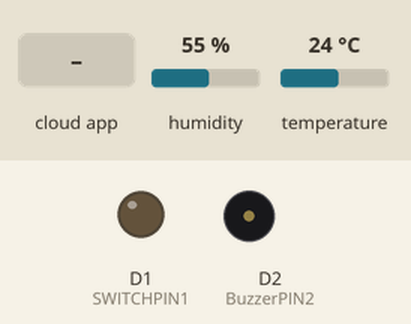
The sketch below on a simulated ESP8266 (NodeMCU). Parts: output pins drawn as LEDs (lit = HIGH), buzzer (waves = sounding, pin HIGH). Inputs (shaded band) come from the test bench; at power-on: humidity 55 %, temperature 24 °C. WiFi joins after 1.5 s; servers stay silent unless stated; the Firebase database answers and starts empty; what the sketch prints to the serial monitor is not drawn.

Above: at 2.7 s.
2.8 s: the phone or cloud app sets Humid to 1
At 5.7 s:
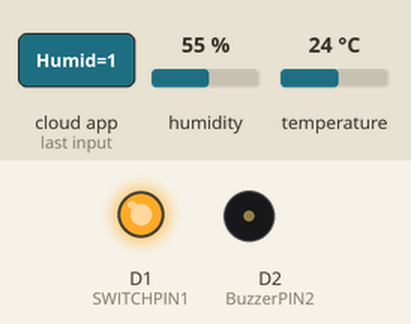
6.3 s: the phone or cloud app sets Humid to 0
At 7.9 s:
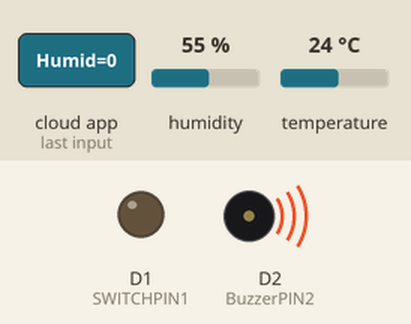
8.2 s: the phone or cloud app sets alertTemp to 1
At 9.6 s:
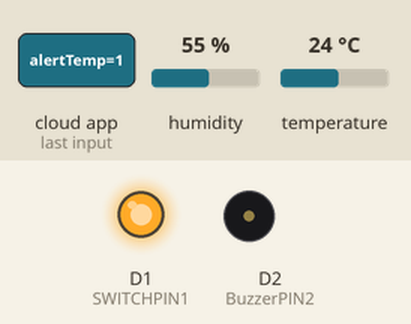
Timing chart, 0 to 11.2 s (numbered marks = the images above; inputs shaded):
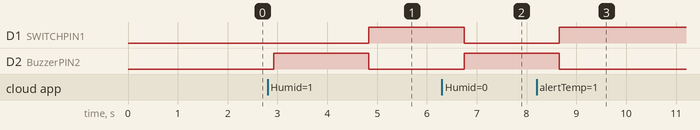

The sketch:

Master01boatTest.ino
```cpp
//Library Connect Wifi
#include <ESP8266WiFi.h>

//Library Connect Firebase
#include <FirebaseArduino.h>
#include <ArduinoJson.h>

//Library Connected DHT
#include <DHT.h>

// Config Firebase Token
#define FIREBASE_HOST "master01boattest.firebaseio.com"
#define FIREBASE_AUTH "JqbAWqZQxdDQk5Gi3vYC5asVQ1DAOqBSMgffzNEF"

// Config connect Router WiFi
#define WIFI_SSID "MastreEWTC_2.4G"
#define WIFI_PASSWORD "12345abcde"

//About DHT11
#define DHTTYPE DHT11           // Define type of sensor
#define DHTPIN  D4              // Define connected pin

//About Switch
#define SWITCHPIN1 D1

// About Sound
#define BuzzerPIN2 D2

DHT dht(DHTPIN, DHTTYPE, 15);   // Initial DHT sensor


void setup() {
  Serial.begin(9600);

  WiFi.mode(WIFI_STA);

 // connect to wifi.
  WiFi.begin(WIFI_SSID, WIFI_PASSWORD);
  Serial.print("connecting");

  while (WiFi.status() != WL_CONNECTED) {
    Serial.print(".");
    delay(500);
  }
  Serial.println();
  Serial.print("connected: ");
  Serial.println(WiFi.localIP());

// Start Conncect Firebase
  Firebase.begin(FIREBASE_HOST, FIREBASE_AUTH);

// Start DHT sersor operation
  dht.begin();

// Config Switch
  pinMode(SWITCHPIN1, OUTPUT);

  pinMode(BuzzerPIN2, OUTPUT);

} // Setting

void loop() {

//========================================
//post Value to Firebase
//========================================
// Calculate Humidity and Temp
  float humid = dht.readHumidity();     // Read humidity data
  float temp = dht.readTemperature();   // Read temperature data
  Serial.print("Humidity = ");       // Send string to serial port.
  Serial.print(humid);            // Send analog value to serial port.
  Serial.print(" Temperature = ");       // Send string to serial port.
  Serial.println(temp);            // Send analog value to serial port.
  delay(500);                          // Delay 1 second before restart

//  For Firebase Receive Humidity
  if (humid <= 100) {
  Firebase.setInt("Humidity", humid);
  if (Firebase.failed()) {
    Serial.print("set /Humidity failed:");
    Serial.println(Firebase.error());
    return;
  }
  Serial.print("set /Humidity to ");
  Serial.println(Firebase.getInt("Humidity"));

    } // if

  // For Firebase Receive Temperature
   if (temp <= 50) {Firebase.setInt("Temp",temp);if (Firebase.failed()) {
    Serial.print("set /Temp failed:");
    Serial.println(Firebase.error());
    return;
  }
  Serial.print("set /Temp to ");
  Serial.println(Firebase.getInt("Temp"));


    } // if

//========================================
//Get Value From Firebase
//========================================

//Explicit
int alertHumid = 0;  //0 ==> Safe , 1 ==> Over
int alertTemp = 0; //0 ==> Safe , 1 ==> Over
int alertBuzzer = 0; //0 ==> Alert , 1 ==> Silent

  alertHumid = Firebase.getInt("/MyHmid/Humid");
  alertTemp = Firebase.getInt("MyTemp/alertTemp");

  Serial.print("alertHumid ==> ");
  Serial.println(alertHumid);


  Serial.print("alertTemp ==> ");
  Serial.println(alertTemp);

//  Check Status


  if ((alertTemp == 1) || (alertHumid == 1)) {

//    Alert Status
    digitalWrite(SWITCHPIN1, 1);
    digitalWrite(BuzzerPIN2, 0);

    } else {

//      Normal Status
    digitalWrite(SWITCHPIN1, 0);
    digitalWrite(BuzzerPIN2, 1);

      }

  delay(500);
}
```

Measured:
- after the input at 2.8 s, D1 (SWITCHPIN1): LOW → HIGH after 2.0 s
- after the input at 6.3 s, D1 (SWITCHPIN1): HIGH → LOW after 0.45 s; D2 (BuzzerPIN2): LOW → HIGH after 0.45 s
- after the input at 8.2 s, D1 (SWITCHPIN1): LOW → HIGH after 0.45 s; D2 (BuzzerPIN2): HIGH → LOW after 0.45 s
